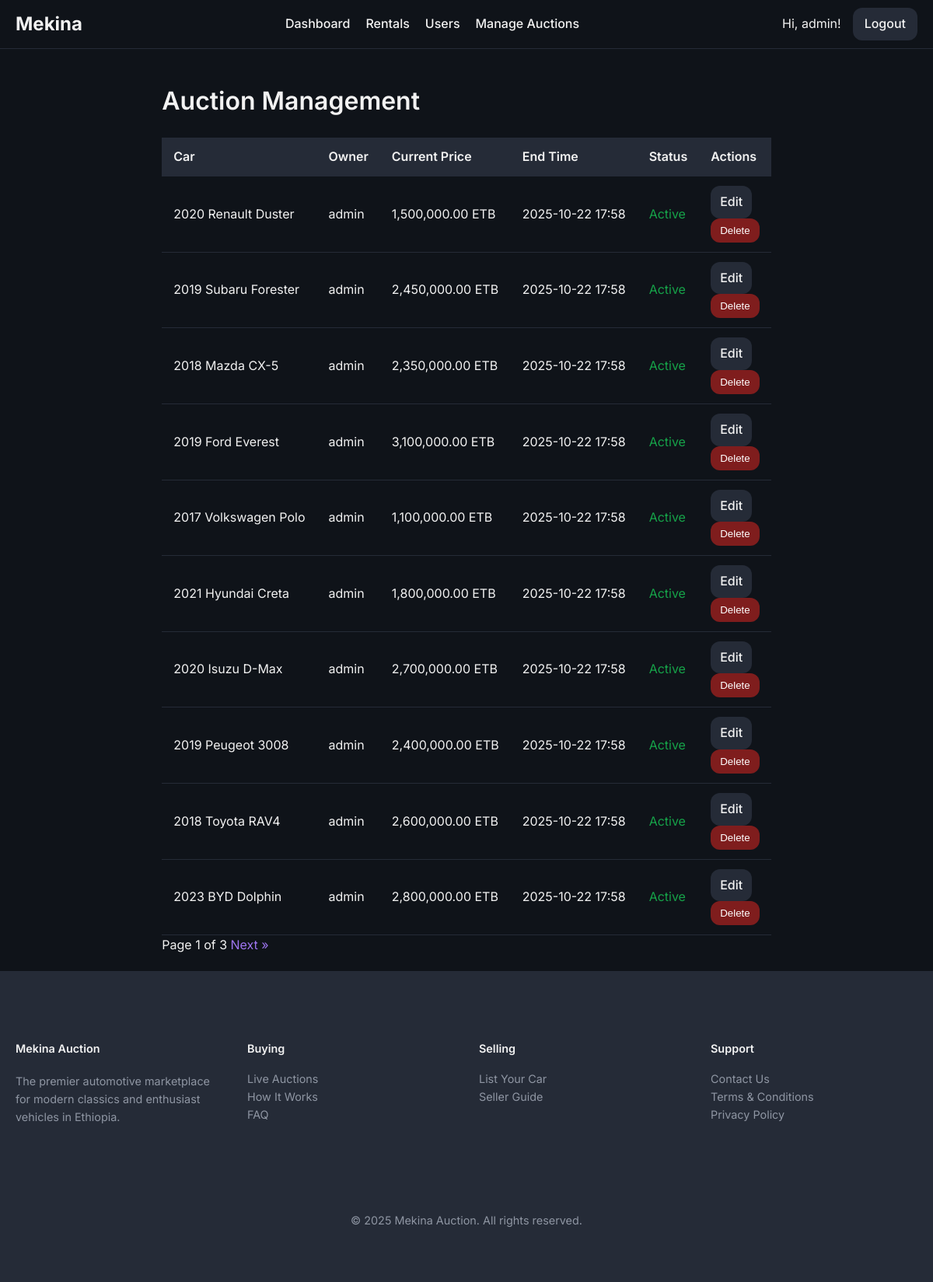
/auctions/ (signed in), run on the app's committed database.
### models/user.py (models this page shows, shortened)
class User(UserMixin, db.Model):
    id = db.Column(db.Integer, primary_key=True)
    username = db.Column(db.String(64), index=True, unique=True, nullable=False)
    email = db.Column(db.String(120), index=True, unique=True, nullable=False)
    phone_number = db.Column(db.String(20), nullable=True)
    password_hash = db.Column(db.String(128))
    is_admin = db.Column(db.Boolean, default=False)
    is_dealer = db.Column(db.Boolean, default=False)
    is_rental_company = db.Column(db.Boolean, default=False)
    cars = db.relationship('Car', backref='owner', lazy='dynamic')
    bids = db.relationship('Bid', backref='bidder', lazy='dynamic')
    dealer_bids = db.relationship('DealerBid', backref='dealer', lazy='dynamic')
    car_requests = db.relationship('CarRequest', backref='customer', lazy='dynamic')

### models/auction.py (models this page shows, shortened)
class Auction(db.Model):
    id = db.Column(db.Integer, primary_key=True)
    start_time = db.Column(db.DateTime, nullable=False, default=datetime.utcnow)
    end_time = db.Column(db.DateTime, nullable=False)
    start_price = db.Column(db.Float, nullable=False)
    current_price = db.Column(db.Float, nullable=False)
    car_id = db.Column(db.Integer, db.ForeignKey('car.id'), nullable=False, unique=True)
    winner_id = db.Column(db.Integer, db.ForeignKey('user.id'), nullable=True)
    bids = db.relationship('Bid', backref='auction', lazy='dynamic', cascade="all, delete-orphan")
    questions = db.relationship('Question', back_populates='auction', lazy='dynamic', cascade="all, delete-orphan")

### models/car.py (models this page shows, shortened)
class Car(db.Model):
    id = db.Column(db.Integer, primary_key=True)
    make = db.Column(db.String(64), nullable=False)
    model = db.Column(db.String(64), nullable=False)
    year = db.Column(db.Integer, nullable=False)
    description = db.Column(db.Text, nullable=True)
    owner_id = db.Column(db.Integer, db.ForeignKey('user.id'), nullable=False)
    service_history_url = db.Column(db.String(200), nullable=True)
    inspection_report_url = db.Column(db.String(200), nullable=True)
    is_approved = db.Column(db.Boolean, default=False, nullable=False)
    transmission = db.Column(db.String(50))
    drivetrain = db.Column(db.String(50))
    mileage = db.Column(db.Integer)
    fuel_type = db.Column(db.String(50))
    condition = db.Column(db.String(50)) # e.g., New, Used
    body_type = db.Column(db.String(50), nullable=True) # e.g., SUV, Sedan
    auction = db.relationship('Auction', backref='car', uselist=False) # One-to-one relationship with Auction
    rental_listing = db.relationship('RentalListing', backref='car', uselist=False)
    images = db.relationship('CarImage', backref='car', lazy=True, cascade="all, delete-orphan") # One-to-many relationship with CarImage
    equipment = db.relationship('Equipment', secondary=car_equipment_association, lazy='subquery', backref=db.backref('cars', lazy=True))

### routes/auctions.py (the view)
@auctions_bp.route('/')
def list_auctions():
    page = request.args.get('page', 1, type=int)
    if current_user.is_authenticated and current_user.is_admin:
        auctions = Auction.query.join(Car).order_by(Auction.end_time.desc()).paginate(page=page, per_page=10)
        return render_template('auction_management.html', auctions=auctions, now=datetime.utcnow())
    else:
        return render_template('auction_list.html')

### templates/auction_management.html (shortened to what this page needs)
{% extends "base.html" %}
{% block content %}
    <h1>Auction Management</h1>
    <table>
        <thead>
            <tr>
                <th>Car</th>
                <th>Owner</th>
                <th>Current Price</th>
                <th>End Time</th>
                <th>Status</th>
                <th>Actions</th>
            </tr>
        </thead>
        <tbody>
            {% for auction in auctions.items %}
            <tr>
                <td>{{ auction.car.year }} {{ auction.car.make }} {{ auction.car.model }}</td>
                <td>{{ auction.car.owner.username }}</td>
                <td>{{ '{:,.2f}'.format(auction.current_price) }} ETB</td>
                <td>{{ auction.end_time.strftime('%Y-%m-%d %H:%M') }}</td>
                <td>
                    {% if not auction.car.is_approved %}
                        <span style="color: hsl(var(--warning)); font-weight: bold;">Pending Approval</span>
                    {% elif auction.end_time > now %}
                        <span style="color: hsl(var(--success));">Active</span>
                    {% else %}
                        <span style="color: hsl(var(--destructive));">Expired</span>
                    {% endif %}
                </td>
                <td class="button-group">
                    <a href="{{ url_for('admin.edit_auction', auction_id=auction.id) }}" class="btn edit">Edit</a>
                    <form action="{{ url_for('admin.delete_auction', auction_id=auction.id) }}" method="post" onsubmit="return confirm('Are you sure you want to delete this auction and car? This cannot be undone.');">
                        <button type="submit" class="btn delete">Delete</button>
                    </form>
                </td>
            </tr>
            {% endfor %}
        </tbody>
    </table>
    <div class="pagination">
        <span>Page {{ auctions.page }} of {{ auctions.pages }}</span>
        {% if auctions.has_next %}<a href="{{ url_for('auctions.list_auctions', page=auctions.next_num) }}">Next &raquo;</a>{% endif %}
    </div>
{% endblock %}

### templates/base.html (shortened to what this page needs)
<!DOCTYPE html>
<html lang="en">
<head>
    <link rel="stylesheet" href="{{ url_for('static', filename='css/style.css') }}">
</head>
<body>
    <nav>
        <a href="{{ url_for('main.home') }}" class="nav-brand">Mekina</a>
        <ul>
            {% if current_user.is_authenticated and current_user.is_admin %}
                <li><a href="{{ url_for('admin.dashboard') }}">Dashboard</a></li>
                <li><a href="{{ url_for('rentals.list_rentals') }}">Rentals</a></li>
                <li><a href="{{ url_for('admin.user_management') }}">Users</a></li>
                <li><a href="{{ url_for('auctions.list_auctions') }}">Manage Auctions</a></li>
            {% else %}
                <li><a href="{{ url_for('main.all_listings') }}">All Listings</a></li>
                <li><a href="{{ url_for('auctions.list_auctions') }}">All Auctions</a></li>
                <li><a href="{{ url_for('rentals.list_rentals') }}">Rentals</a></li>
            {% endif %}
        </ul>
        <div class="nav-right">
            {% if current_user.is_authenticated %}
                <span>Hi, {{ current_user.username }}!</span>
                <a href="{{ url_for('auth.logout') }}" class="nav-button">Logout</a>
            {% else %}
                <a href="{{ url_for('auth.login') }}" class="nav-button">Login</a>
                <a href="{{ url_for('auth.register') }}" class="nav-button">Register</a>
            {% endif %}
        </div>
    </nav>
    <main class="container">
        {% block content %}{% endblock %}
    </main>
    <footer class="site-footer">
        <div class="container">
            <div class="footer-grid">
                <div class="footer-brand">
                    <h4>Mekina Auction</h4>
                    <p>
                        The premier automotive marketplace for modern classics and enthusiast vehicles in Ethiopia.
                    </p>
                </div>
                <div class="footer-links">
                    <h4>Buying</h4>
                    <ul>
                        <li><a href="{{ url_for('auctions.list_auctions') }}">Live Auctions</a></li>
                        <li><a href="#">How It Works</a></li>
                        <li><a href="#">FAQ</a></li>
                    </ul>
                </div>
                <div class="footer-links">
                    <h4>Selling</h4>
                    <ul>
                        <li><a href="{{ url_for('seller.submit_car') }}">List Your Car</a></li>
                        <li><a href="#">Seller Guide</a></li>
                    </ul>
                </div>
                <div class="footer-links">
                    <h4>Support</h4>
                    <ul>
                        <li><a href="#">Contact Us</a></li>
                        <li><a href="#">Terms & Conditions</a></li>
                        <li><a href="#">Privacy Policy</a></li>
                    </ul>
                </div>
            </div>
            <div class="footer-bottom">
                <p>&copy; {{ now.year }} Mekina Auction. All rights reserved.</p>
            </div>
        </div>
    </footer>
</body>
</html>

### static/css/style.css (style rules this page uses)
:root { --background: 220 25% 8%; --foreground: 0 0% 95%; --card: 220 20% 12%; --card-foreground: 0 0% 95%; --popover: 220 20% 12%; --popover-foreground: 0 0% 95%; --primary: 38 92% 50%; --primary-foreground: 220 70% 12%; --secondary: 220 20% 18%; --secondary-foreground: 0 0% 95%; --muted: 220 20% 16%; --muted-foreground: 220 10% 60%; --accent: 260 80% 70%; --accent-foreground: 0 0% 100%; --destructive: 0 62.8% 30.6%; --destructive-foreground: 0 0% 100%; --border: 220 20% 18%; --input: 220 20% 18%; --ring: 260 80% 70%; --radius: 0.75rem; --success: 142 76% 36%; --warning: 38 92% 50%; --info: 220 20% 18%; --gradient-primary: linear-gradient(135deg, hsl(220 20% 12%), hsl(220 20% 18%)); --gradient-accent: linear-gradient(135deg, hsl(260 80% 70%), hsl(260 70% 60%)); --shadow-card: 0 4px 6px -1px hsl(0 0% 0% / 0.3), 0 2px 4px -1px hsl(0 0% 0% / 0.2); --shadow-elevated: 0 10px 15px -3px hsl(0 0% 0% / 0.3), 0 4px 6px -2px hsl(0 0% 0% / 0.2); }
body { font-family: 'Inter', sans-serif; background-color: hsl(var(--background)); color: hsl(var(--foreground)); margin: 0; line-height: 1.6; display: flex; flex-direction: column; min-height: 100vh; }
main { flex-grow: 1; }
.container, .main-content, .sidebar { max-width: 1200px; margin: 20px auto; padding: 0 20px; }
h1, h2, h3, h4, h5, h6 { font-weight: 600; }
a { color: hsl(var(--accent)); text-decoration: none; }
nav { background-color: hsl(var(--background)); border-bottom: 1px solid hsl(var(--border)); padding: 10px 20px; display: flex; justify-content: space-between; align-items: center; }
.nav-brand { font-size: 1.5rem; font-weight: 700; color: hsl(var(--foreground)); text-decoration: none; }
nav ul { list-style: none; margin: 0; padding: 0; display: flex; gap: 20px; }
nav a { color: hsl(var(--foreground)); font-weight: 500; }
.nav-right { display: flex; align-items: center; gap: 15px; }
.nav-button { background-color: hsl(var(--info)); color: hsl(var(--foreground)); padding: 8px 15px; border-radius: var(--radius); font-weight: 500; }
table { width: 100%; border-collapse: collapse; margin-top: 20px; }
th, td { padding: 12px 15px; text-align: left; border-bottom: 1px solid hsl(var(--border)); }
thead th { background-color: hsl(var(--secondary)); font-weight: 600; }
.site-footer { background-color: hsl(var(--secondary)); border-top: 1px solid hsl(var(--border)); padding: 3rem 0; font-size: 0.9rem; }
.footer-grid { display: grid; grid-template-columns: repeat(4, 1fr); gap: 2rem; }
.footer-brand p { color: hsl(var(--muted-foreground)); margin-top: 1rem; }
.footer-links h4 { margin-bottom: 1rem; font-weight: 600; }
.footer-links ul { list-style: none; padding: 0; margin: 0; space-y: 0.5rem; }
.footer-links a { color: hsl(var(--muted-foreground)); }
.footer-bottom { margin-top: 3rem; padding-top: 2rem; border-top: 1px solid hsl(var(--border)); text-align: center; color: hsl(var(--muted-foreground)); }
.btn, .button-group button, .button-group a { border: none; padding: 8px 12px; border-radius: var(--radius); cursor: pointer; font-weight: 500; text-decoration: none; display: inline-block; text-align: center; }
.btn.edit, .button-group .edit { background-color: hsl(var(--info)); color: hsl(var(--foreground)); }
.btn.delete, .button-group .delete { background-color: hsl(var(--destructive)); color: hsl(var(--destructive-foreground)); }

### data on the page
User: username "admin"
Auction: car.year "2020", car.make "Renault", car.model "Duster", car.owner.username "admin", current_price "1,500,000.00", end_time "2025-10-22 17:58", shows "Active"
Auction: car.year "2019", car.make "Subaru", car.model "Forester", car.owner.username "admin", current_price "2,450,000.00", end_time "2025-10-22 17:58", shows "Active"
Auction: car.year "2018", car.make "Mazda", car.model "CX-5", car.owner.username "admin", current_price "2,350,000.00", end_time "2025-10-22 17:58", shows "Active"
Auction: car.year "2019", car.make "Ford", car.model "Everest", car.owner.username "admin", current_price "3,100,000.00", end_time "2025-10-22 17:58", shows "Active"
Auction: car.year "2017", car.make "Volkswagen", car.model "Polo", car.owner.username "admin", current_price "1,100,000.00", end_time "2025-10-22 17:58", shows "Active"
Auction: car.year "2021", car.make "Hyundai", car.model "Creta", car.owner.username "admin", current_price "1,800,000.00", end_time "2025-10-22 17:58", shows "Active"
Auction: car.year "2020", car.make "Isuzu", car.model "D-Max", car.owner.username "admin", current_price "2,700,000.00", end_time "2025-10-22 17:58", shows "Active"
Auction: car.year "2019", car.make "Peugeot", car.model "3008", car.owner.username "admin", current_price "2,400,000.00", end_time "2025-10-22 17:58", shows "Active"
Auction: car.year "2018", car.make "Toyota", car.model "RAV4", car.owner.username "admin", current_price "2,600,000.00", end_time "2025-10-22 17:58", shows "Active"
Auction: car.year "2023", car.make "BYD", car.model "Dolphin", car.owner.username "admin", current_price "2,800,000.00", end_time "2025-10-22 17:58", shows "Active"

### other printed values
{{ auctions.page }} "1"
{{ auctions.pages }} "3"
